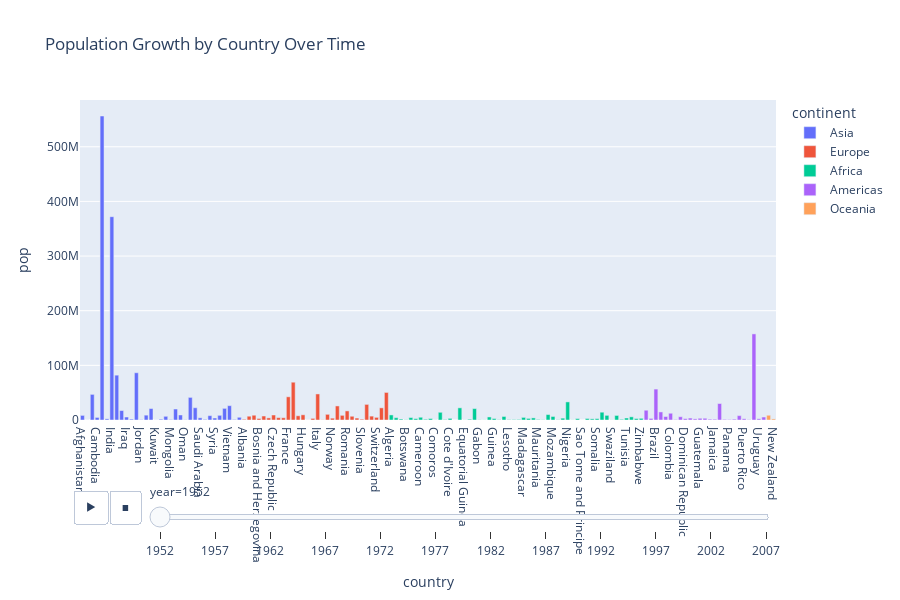

The notebook cell this image was saved under:
### Code cell
fig = px.bar(
    df,
    x='country',             # The primary category (Country)
    y='pop',                 # The value to plot (Population)
    color='continent',       # Color the bars by Continent
    
    # These two arguments "stack the years on country" for the animation
    animation_frame='year',  # Creates a slide/frame for each year (1952, 1957, etc.)
    animation_group='country', # Ensures the same country bar is tracked across frames
    
    # Optional: Initial setup
    height=600,
    title="Population Growth by Country Over Time"
)

fig.show()

### Figure 1 — Plotly figure (JSON) as saved in the notebook; plotly's stock layout.template omitted (floating-point values rounded to 4 significant figures)
{"data": [{"hovertemplate": "continent=Asia<br>year=1952<br>country=%{x}<br>pop=%{y}<extra></extra>", "ids": ["Afghanistan", "Bahrain", "Bangladesh", "Cambodia", "China", "Hong Kong, China", "India", "Indonesia", "Iran", "Iraq", "Israel", "Japan", "Jordan", "Korea, Dem. Rep.", "Korea, Rep.", "Kuwait", "Lebanon", "Malaysia", "Mongolia", "Myanmar", "Nepal", "Oman", "Pakistan", "Philippines", "Saudi Arabia", "Singapore", "Sri Lanka", "Syria", "Taiwan", "Thailand", "Vietnam", "West Bank and Gaza", "Yemen, Rep."], "legendgroup": "Asia", "marker": {"color": "#636efa", "pattern": {"shape": ""}}, "name": "Asia", "orientation": "v", "showlegend": true, "textposition": "auto", "type": "bar", "x": ["Afghanistan", "Bahrain", "Bangladesh", "Cambodia", "China", "Hong Kong, China", "India", "Indonesia", "Iran", "Iraq", "Israel", "Japan", "Jordan", "Korea, Dem. Rep.", "Korea, Rep.", "Kuwait", "Lebanon", "Malaysia", "Mongolia", "Myanmar", "Nepal", "Oman", "Pakistan", "Philippines", "Saudi Arabia", "Singapore", "Sri Lanka", "Syria", "Taiwan", "Thailand", "Vietnam", "West Bank and Gaza", "Yemen, Rep."], "xaxis": "x", "y": [8425333, 120447, 46886859, 4693836, 556263527, 2125900, 372000000, 82052000, 17272000, 5441766, 1620914, 86459025, 607914, 8865488, 20947571, 160000, 1439529, 6748378, 800663, 20092996, 9182536, 507833, 41346560, 22438691, 4005677, 1127000, 7982342, 3661549, 8550362, 21289402, 26246839, 1030585, 4963829], "yaxis": "y"}, {"hovertemplate": "continent=Europe<br>year=1952<br>country=%{x}<br>pop=%{y}<extra></extra>", "ids": ["Albania", "Austria", "Belgium", "Bosnia and Herzegovina", "Bulgaria", "Croatia", "Czech Republic", "Denmark", "Finland", "France", "Germany", "Greece", "Hungary", "Iceland", "Ireland", "Italy", "Montenegro", "Netherlands", "Norway", "Poland", "Portugal", "Romania", "Serbia", "Slovak Republic", "Slovenia", "Spain", "Sweden", "Switzerland", "Turkey", "United Kingdom"], "legendgroup": "Europe", "marker": {"color": "#EF553B", "pattern": {"shape": ""}}, "name": "Europe", "orientation": "v", "showlegend": true, "textposition": "auto", "type": "bar", "x": ["Albania", "Austria", "Belgium", "Bosnia and Herzegovina", "Bulgaria", "Croatia", "Czech Republic", "Denmark", "Finland", "France", "Germany", "Greece", "Hungary", "Iceland", "Ireland", "Italy", "Montenegro", "Netherlands", "Norway", "Poland", "Portugal", "Romania", "Serbia", "Slovak Republic", "Slovenia", "Spain", "Sweden", "Switzerland", "Turkey", "United Kingdom"], "xaxis": "x", "y": [1282697, 6927772, 8730405, 2791000, 7274900, 3882229, 9125183, 4334000, 4090500, 42459667, 69145952, 7733250, 9504000, 147962, 2952156, 47666000, 413834, 10381988, 3327728, 25730551, 8526050, 16630000, 6860147, 3558137, 1489518, 28549870, 7124673, 4815000, 22235677, 50430000], "yaxis": "y"}, {"hovertemplate": "continent=Africa<br>year=1952<br>country=%{x}<br>pop=%{y}<extra></extra>", "ids": ["Algeria", "Angola", "Benin", "Botswana", "Burkina Faso", "Burundi", "Cameroon", "Central African Republic", "Chad", "Comoros", "Congo, Dem. Rep.", "Congo, Rep.", "Cote d'Ivoire", "Djibouti", "Egypt", "Equatorial Guinea", "Eritrea", "Ethiopia", "Gabon", "Gambia", "Ghana", "Guinea", "Guinea-Bissau", "Kenya", "Lesotho", "Liberia", "Libya", "Madagascar", "Malawi", "Mali", "Mauritania", "Mauritius", "Morocco", "Mozambique", "Namibia", "Niger", "Nigeria", "Reunion", "Rwanda", "Sao Tome and Principe", "Senegal", "Sierra Leone", "Somalia", "South Africa", "Sudan", "Swaziland", "Tanzania", "Togo", "Tunisia", "Uganda", "Zambia", "Zimbabwe"], "legendgroup": "Africa", "marker": {"color": "#00cc96", "pattern": {"shape": ""}}, "name": "Africa", "orientation": "v", "showlegend": true, "textposition": "auto", "type": "bar", "x": ["Algeria", "Angola", "Benin", "Botswana", "Burkina Faso", "Burundi", "Cameroon", "Central African Republic", "Chad", "Comoros", "Congo, Dem. Rep.", "Congo, Rep.", "Cote d'Ivoire", "Djibouti", "Egypt", "Equatorial Guinea", "Eritrea", "Ethiopia", "Gabon", "Gambia", "Ghana", "Guinea", "Guinea-Bissau", "Kenya", "Lesotho", "Liberia", "Libya", "Madagascar", "Malawi", "Mali", "Mauritania", "Mauritius", "Morocco", "Mozambique", "Namibia", "Niger", "Nigeria", "Reunion", "Rwanda", "Sao Tome and Principe", "Senegal", "Sierra Leone", "Somalia", "South Africa", "Sudan", "Swaziland", "Tanzania", "Togo", "Tunisia", "Uganda", "Zambia", "Zimbabwe"], "xaxis": "x", "y": [9279525, 4232095, 1738315, 442308, 4469979, 2445618, 5009067, 1291695, 2682462, 153936, 14100005, 854885, 2977019, 63149, 22223309, 216964, 1438760, 20860941, 420702, 284320, 5581001, 2664249, 580653, 6464046, 748747, 863308, 1019729, 4762912, 2917802, 3838168, 1022556, 516556, 9939217, 6446316, 485831, 3379468, 33119096, 257700, 2534927, 60011, 2755589, 2143249, 2526994, 14264935, 8504667, 290243, 8322925, 1219113, 3647735, 5824797, 2672000, 3080907], "yaxis": "y"}, {"hovertemplate": "continent=Americas<br>year=1952<br>country=%{x}<br>pop=%{y}<extra></extra>", "ids": ["Argentina", "Bolivia", "Brazil", "Canada", "Chile", "Colombia", "Costa Rica", "Cuba", "Dominican Republic", "Ecuador", "El Salvador", "Guatemala", "Haiti", "Honduras", "Jamaica", "Mexico", "Nicaragua", "Panama", "Paraguay", "Peru", "Puerto Rico", "Trinidad and Tobago", "United States", "Uruguay", "Venezuela"], "legendgroup": "Americas", "marker": {"color": "#ab63fa", "pattern": {"shape": ""}}, "name": "Americas", "orientation": "v", "showlegend": true, "textposition": "auto", "type": "bar", "x": ["Argentina", "Bolivia", "Brazil", "Canada", "Chile", "Colombia", "Costa Rica", "Cuba", "Dominican Republic", "Ecuador", "El Salvador", "Guatemala", "Haiti", "Honduras", "Jamaica", "Mexico", "Nicaragua", "Panama", "Paraguay", "Peru", "Puerto Rico", "Trinidad and Tobago", "United States", "Uruguay", "Venezuela"], "xaxis": "x", "y": [17876956, 2883315, 56602560, 14785584, 6377619, 12350771, 926317, 6007797, 2491346, 3548753, 2042865, 3146381, 3201488, 1517453, 1426095, 30144317, 1165790, 940080, 1555876, 8025700, 2227000, 662850, 157553000, 2252965, 5439568], "yaxis": "y"}, {"hovertemplate": "continent=Oceania<br>year=1952<br>country=%{x}<br>pop=%{y}<extra></extra>", "ids": ["Australia", "New Zealand"], "legendgroup": "Oceania", "marker": {"color": "#FFA15A", "pattern": {"shape": ""}}, "name": "Oceania", "orientation": "v", "showlegend": true, "textposition": "auto", "type": "bar", "x": ["Australia", "New Zealand"], "xaxis": "x", "y": [8691212, 1994794], "yaxis": "y"}], "layout": {"barmode": "relative", "height": 600, "legend": {"title": {"text": "continent"}, "tracegroupgap": 0}, "sliders": [{"active": 0, "currentvalue": {"prefix": "year="}, "len": 0.9, "pad": {"b": 10, "t": 60}, "steps": [{"args": [["1952"], {"frame": {"duration": 0, "redraw": true}, "fromcurrent": true, "mode": "immediate", "transition": {"duration": 0, "easing": "linear"}}], "label": "1952", "method": "animate"}, {"args": [["1957"], {"frame": {"duration": 0, "redraw": true}, "fromcurrent": true, "mode": "immediate", "transition": {"duration": 0, "easing": "linear"}}], "label": "1957", "method": "animate"}, {"args": [["1962"], {"frame": {"duration": 0, "redraw": true}, "fromcurrent": true, "mode": "immediate", "transition": {"duration": 0, "easing": "linear"}}], "label": "1962", "method": "animate"}, {"args": [["1967"], {"frame": {"duration": 0, "redraw": true}, "fromcurrent": true, "mode": "immediate", "transition": {"duration": 0, "easing": "linear"}}], "label": "1967", "method": "animate"}, {"args": [["1972"], {"frame": {"duration": 0, "redraw": true}, "fromcurrent": true, "mode": "immediate", "transition": {"duration": 0, "easing": "linear"}}], "label": "1972", "method": "animate"}, {"args": [["1977"], {"frame": {"duration": 0, "redraw": true}, "fromcurrent": true, "mode": "immediate", "transition": {"duration": 0, "easing": "linear"}}], "label": "1977", "method": "animate"}, {"args": [["1982"], {"frame": {"duration": 0, "redraw": true}, "fromcurrent": true, "mode": "immediate", "transition": {"duration": 0, "easing": "linear"}}], "label": "1982", "method": "animate"}, {"args": [["1987"], {"frame": {"duration": 0, "redraw": true}, "fromcurrent": true, "mode": "immediate", "transition": {"duration": 0, "easing": "linear"}}], "label": "1987", "method": "animate"}, {"args": [["1992"], {"frame": {"duration": 0, "redraw": true}, "fromcurrent": true, "mode": "immediate", "transition": {"duration": 0, "easing": "linear"}}], "label": "1992", "method": "animate"}, {"args": [["1997"], {"frame": {"duration": 0, "redraw": true}, "fromcurrent": true, "mode": "immediate", "transition": {"duration": 0, "easing": "linear"}}], "label": "1997", "method": "animate"}, {"args": [["2002"], {"frame": {"duration": 0, "redraw": true}, "fromcurrent": true, "mode": "immediate", "transition": {"duration": 0, "easing": "linear"}}], "label": "2002", "method": "animate"}, {"args": [["2007"], {"frame": {"duration": 0, "redraw": true}, "fromcurrent": true, "mode": "immediate", "transition": {"duration": 0, "easing": "linear"}}], "label": "2007", "method": "animate"}], "x": 0.1, "xanchor": "left", "y": 0, "yanchor": "top"}], "title": {"text": "Population Growth by Country Over Time"}, "updatemenus": [{"buttons": [{"args": [null, {"frame": {"duration": 500, "redraw": true}, "fromcurrent": true, "mode": "immediate", "transition": {"duration": 500, "easing": "linear"}}], "label": "&#9654;", "method": "animate"}, {"args": [[null], {"frame": {"duration": 0, "redraw": true}, "fromcurrent": true, "mode": "immediate", "transition": {"duration": 0, "easing": "linear"}}], "label": "&#9724;", "method": "animate"}], "direction": "left", "pad": {"r": 10, "t": 70}, "showactive": false, "type": "buttons", "x": 0.1, "xanchor": "right", "y": 0, "yanchor": "top"}], "xaxis": {"anchor": "y", "domain": [0, 1], "title": {"text": "country"}}, "yaxis": {"anchor": "x", "domain": [0, 1], "title": {"text": "pop"}}}}
